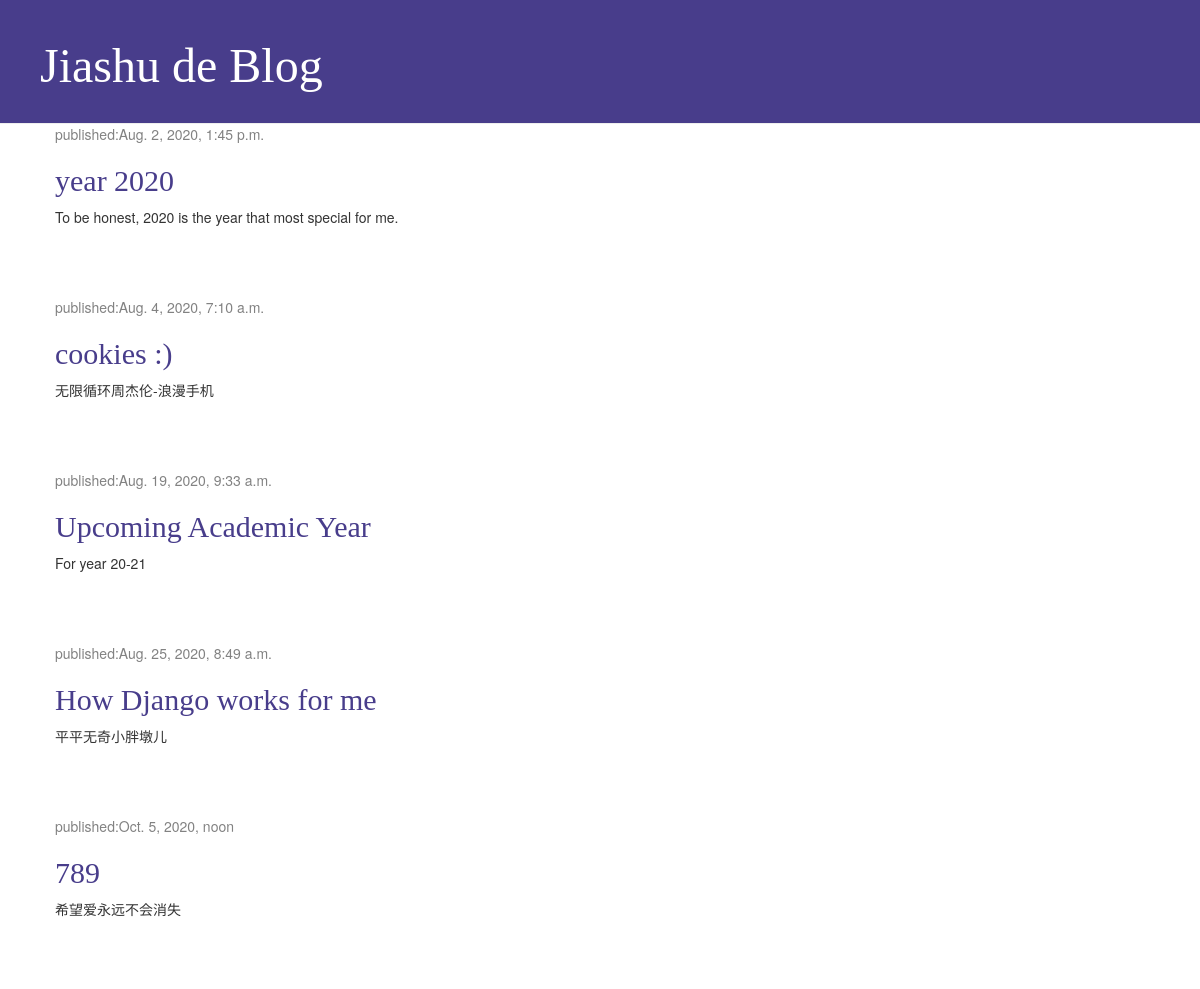
Before: / with the older database file.
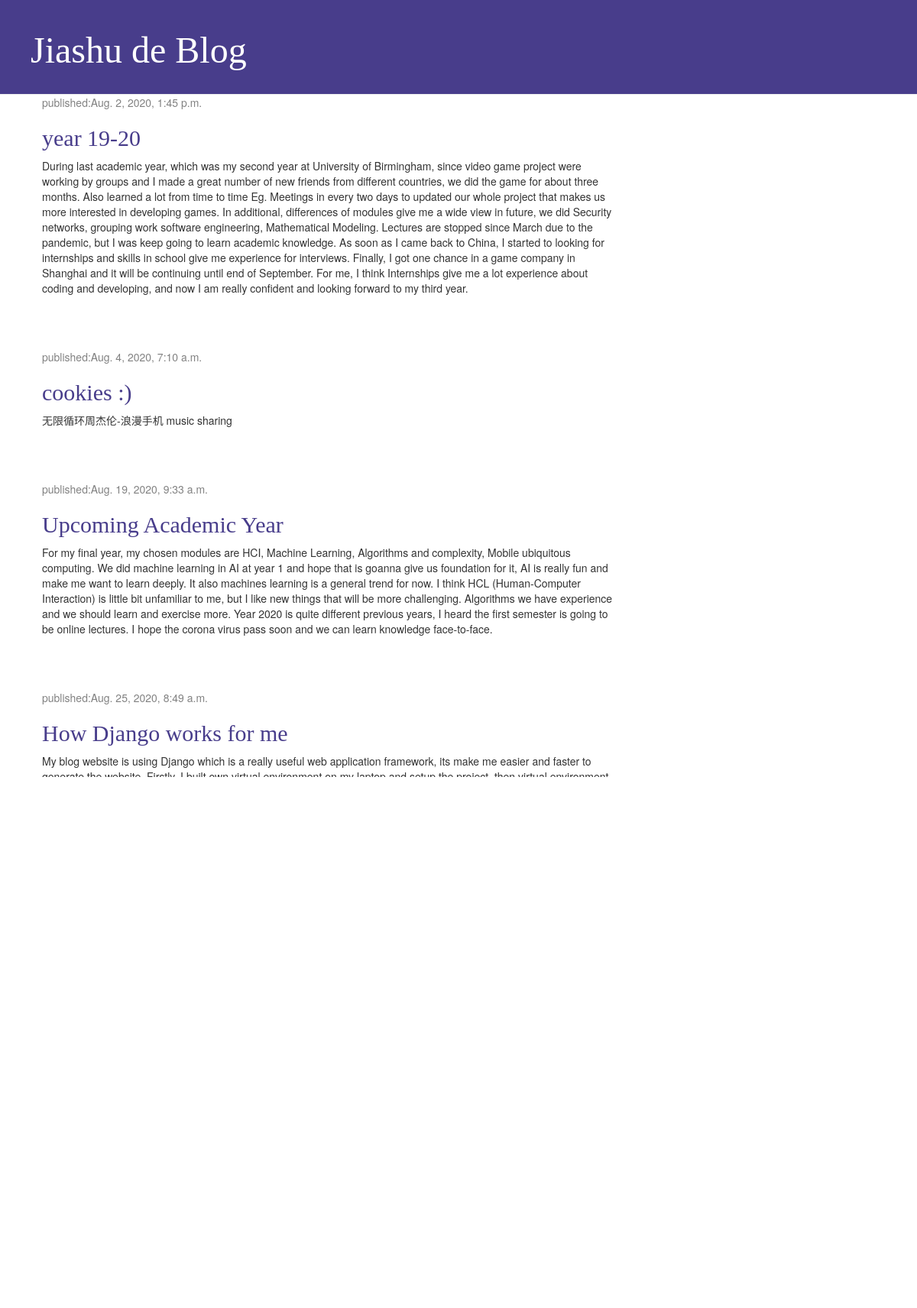
After: the same page with the newer database file.
### blog/models.py (models this page shows, shortened)
class Post(models.Model):
    author = models.ForeignKey(settings.AUTH_USER_MODEL, on_delete=models.CASCADE)
    title = models.CharField(max_length=200)
    text = models.TextField()
    created_date = models.DateTimeField(default=timezone.now)
    published_date = models.DateTimeField(blank=True, null=True)

### blog/views.py (the view)
# urls.py: path('',views.post_list, name='post_list'),
def post_list(request):
    posts = Post.objects.filter(published_date__lte=timezone.now()).order_by('published_date')
    return render(request,'blog/post_list.html',{'posts':posts})

### blog/templates/blog/post_list.html
{% extends 'blog/base.html' %}
{% block content %}
    {% for post in posts %}
        <div class="post">
            <div class="date">
                <p>published:{{ post.published_date }}</p>
            </div>
            <h2><a href="{% url 'post_detail' pk=post.pk %}">{{ post.title }}</a></h2>
            <p>{{ post.text|linebreaksbr }}</p>
        </div>
    {% endfor %}
{% endblock %}

### blog/templates/blog/base.html (shortened to what this page needs)
{% load static %}
<html>
    <head>
        <link rel="stylesheet" href="//maxcdn.bootstrapcdn.com/bootstrap/3.2.0/css/bootstrap.min.css">
        <link rel="stylesheet" href="//maxcdn.bootstrapcdn.com/bootstrap/3.2.0/css/bootstrap.theme.min.css">
        <link rel="stylesheet" href="{% static 'css/blog.css' %}">
    </head>
    <body>
        <div class="page-header">
            <h1><a href="/">Jiashu de Blog</a> </h1>
        </div>
        <div class="content container">
            <div class="row">
                <div class="col-md-8">
                    {% block content %}
                    {% endblock %}
                </div>
            </div>
        </div>
    </body>
</html>

### blog/static/css/blog.css (style rules this page uses)
.page-header { background-color: darkslateblue; margin: 0; padding: 20px 20px 20px 40px; }
.page-header h1, .page-header h1 a, .page-header h1 a:visited, .page-header h1 a:active { color: #ffffff; font-size: 36pt; text-decoration: none; }
.content { margin-left: 40px; }
h1, h2, h3, h4 { font-family: Ayuthaya, cursive; }
.date { color: #828282; }
.post { margin-bottom: 70px; }
h1 a,h2 a { color: darkslateblue; font-family: Ayuthaya; }

Changed rows visible on the page:
no longer on this page (row unchanged): Post: published_date "Oct. 5, 2020, noon", title "789", text "希望爱永远不会消失"
changed Post: title "year 2020" → "year 19-20"; text "To be honest, 2020 is the year that most special for me." → "During last academic year, which was my second year at University of Birmingham, since video game project were working by groups and I made a great number of new friends from different countries, we did the game for about three months. Also learned a lot from time to time Eg. Meetings in every two days to updated our whole project that makes us more interested in developing games. In additional, differences of modules give me a wide view in future, we did Security networks, grouping work software engineering, Mathematical Modeling. Lectures are stopped since March due to the pandemic, but I was keep going to learn academic knowledge. As soon as I came back to China, I started to looking for…"
changed Post "cookies :)": text "无限循环周杰伦-浪漫手机" → "无限循环周杰伦-浪漫手机 music sharing"
changed Post "Upcoming Academic Year": text "For year 20-21" → "For my final year, my chosen modules are HCI, Machine Learning, Algorithms and complexity, Mobile ubiquitous computing. We did machine learning in AI at year 1 and hope that is goanna give us foundation for it, AI is really fun and make me want to learn deeply. It also machines learning is a general trend for now. I think HCL (Human-Computer Interaction) is little bit unfamiliar to me, but I like new things that will be more challenging. Algorithms we have experience and we should learn and exercise more. Year 2020 is quite different previous years, I heard the first semester is going to be online lectures. I hope the corona virus pass soon and we can learn knowledge face-to-face."
changed Post "How Django works for me": text "平平无奇小胖墩儿" → "My blog website is using Django which is a really useful web application framework, its make me easier and faster to generate the website. Firstly, I built own virtual environment on my laptop and setup the project, then virtual environment on pythonanywhere and setup the database to stored data. Next step is built Django admin which can add/delete posts, set the time to published, signup for new user, making groups and extra. Secondly, URL is important to one site, it’s a web address that visible in browser’s address bar. Django actually already put something in for us. Creating views and template to display how the site look like, I used template tags that allow me to transfer python…"
